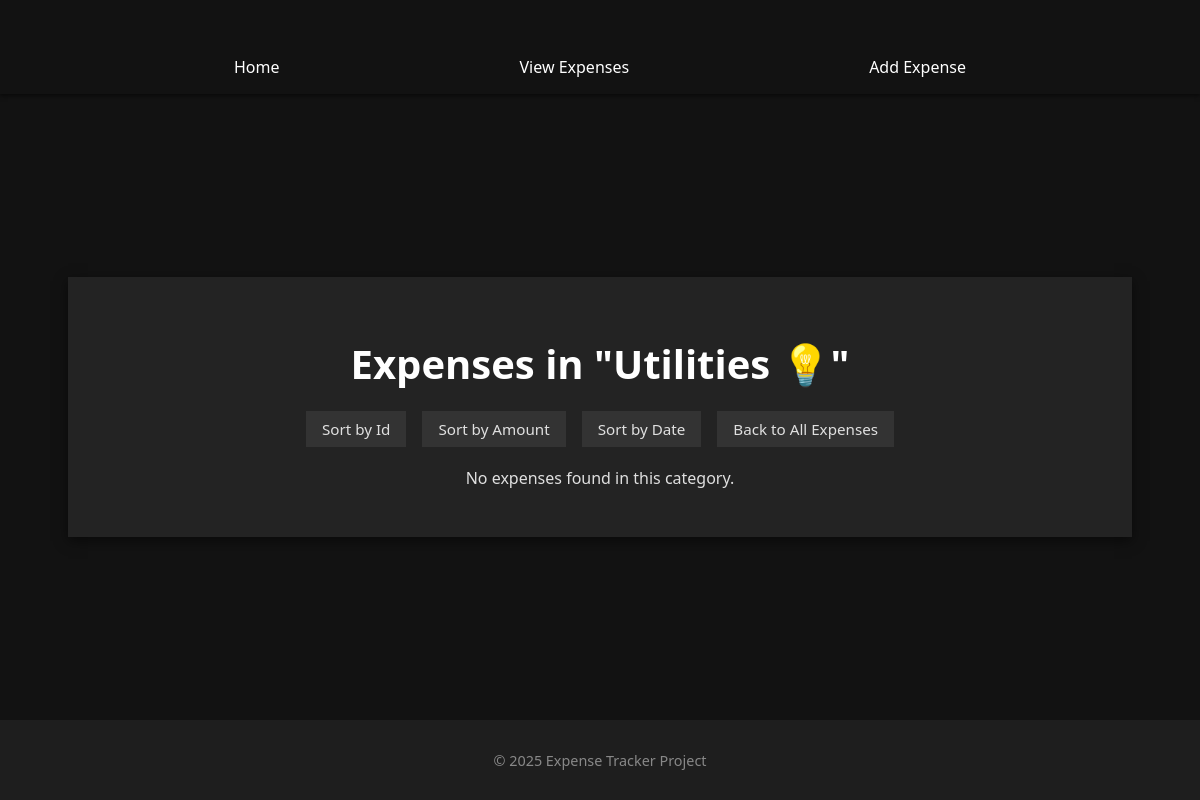
Before: /expenses/category/11 with the older database file.
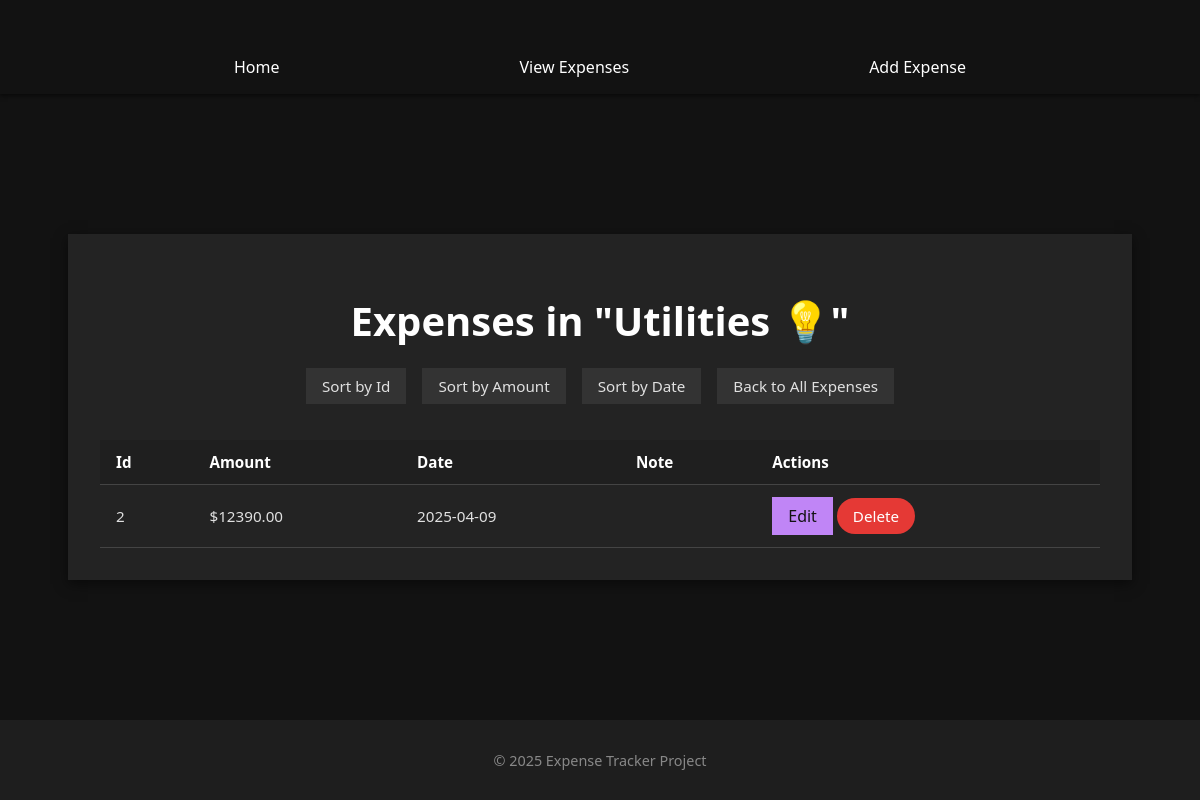
After: the same page with the newer database file.
### models/expense.py (models this page shows, shortened)
class Expense(db.Model):
    __tablename__ = "expenses"
    id = db.mapped_column(db.Integer, primary_key=True)
    amount = db.mapped_column(db.Float, nullable=False)
    category = db.mapped_column(db.String, nullable=False)
    date = db.mapped_column(DateTime, nullable=False)
    note = db.mapped_column(db.String)
    category_id = db.Column(db.Integer, db.ForeignKey("category.id"), nullable=False)
    category = db.relationship("Category", back_populates="expenses")

### app.py (the view)
    @app.route("/expenses/category/<int:category_id>")
    def expenses_by_category(category_id):
        category = db.session.get(Category, category_id)
        if not category:
            return render_template("error.html", message="Category not found.")
        sort = request.args.get("sort")
        stmt = select(Expense).where(Expense.category_id == category_id)
        if sort == "id":
            stmt = stmt.order_by(Expense.id)
        elif sort == "amount":
            stmt = stmt.order_by(Expense.amount)
        elif sort == "date":
            stmt = stmt.order_by(Expense.date)
        expenses = db.session.execute(stmt).scalars().all()
        return render_template("expenses_by_category.html", expenses=expenses, category=category)

### templates/expenses_by_category.html (shortened to what this page needs)
{% extends "base.html" %}
{% block content %}
<div class="center-box">
    <div class="card" style="width: 120%; max-width: 1000px;">
        <h1 style="text-align: center; margin-bottom: 1rem; font-size: 2.5rem">
            Expenses in "{{ category.name }}"
        </h1>
        <div style="display: flex; flex-wrap: wrap; gap: 0.5rem; justify-content: center; margin-bottom: 1rem;">
            <a href="{{ url_for('expenses_by_category', category_id=category.id, sort='id') }}" class="filter-btn">Sort by Id</a>
            <a href="{{ url_for('expenses_by_category', category_id=category.id, sort='amount') }}" class="filter-btn">Sort by Amount</a>
            <a href="{{ url_for('expenses_by_category', category_id=category.id, sort='date') }}" class="filter-btn">Sort by Date</a>
            <a class="filter-btn" href="{{ url_for('list_expenses') }}">Back to All Expenses</a>
        </div>
        {% if expenses %}
        <div style="overflow-x: auto;">
            <table>
                <thead>
                    <tr>
                        <th>Id</th>
                        <th>Amount</th>
                        <th>Date</th>
                        <th>Note</th>
                        <th>Actions</th>
                    </tr>
                </thead>
                <tbody>
                    {% for expense in expenses %}
                    <tr>
                        <td>{{ expense.id }}</td>
                        <td>${{ '%.2f' | format(expense.amount) }}</td>
                        <td>{{ expense.date.strftime('%Y-%m-%d') }}</td>
                        <td>{{ expense.note }}</td>
                        <td>
                            <a href="{{ url_for('edit_form', expense_id=expense.id) }}" class="btn">Edit</a>
                            <a href="{{ url_for('confirm_delete', expense_id=expense.id) }}" class="btn-del">Delete</a>
                        </td>
                    </tr>
                    {% endfor %}
                </tbody>
            </table>
        </div>
        {% else %}
            <p style="text-align: center;">No expenses found in this category.</p>
        {% endif %}
    </div>
</div>
{% endblock %}

Changed rows visible on the page:
added Expense: id "2", amount "12390.00", date "2025-04-09"
Other visible differences:
text no longer shown: "No expenses found in this category."
text now shown: "Id Amount Date Note Actions"
